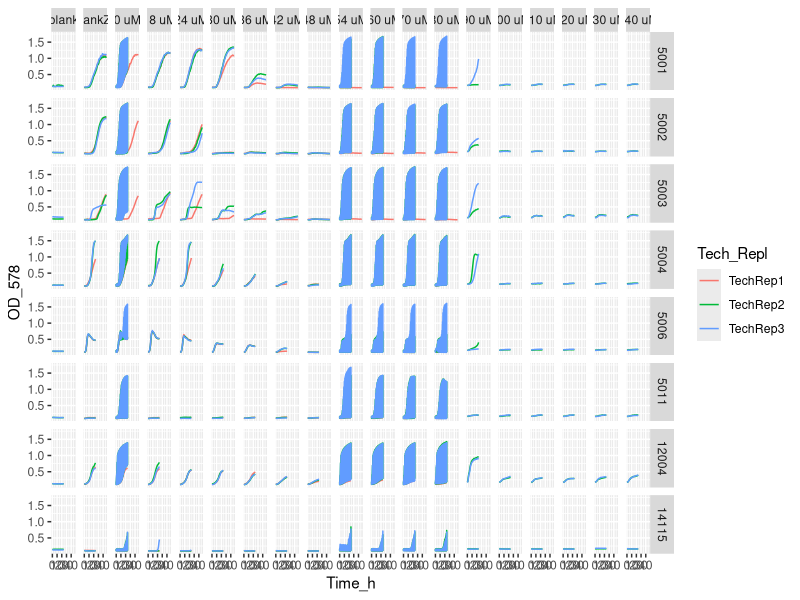
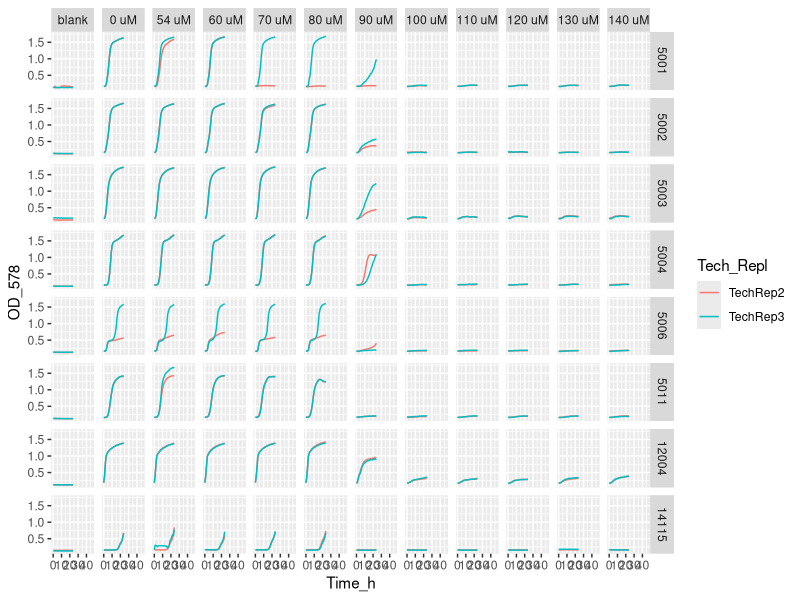
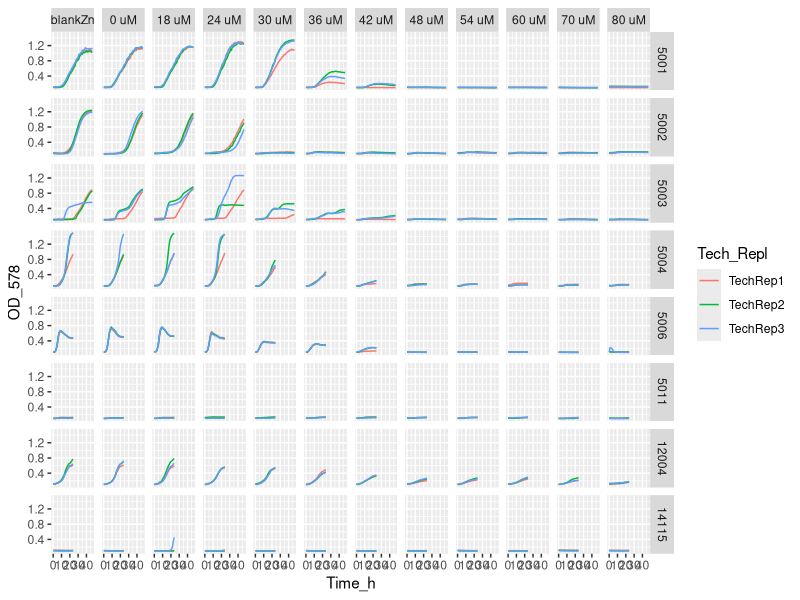
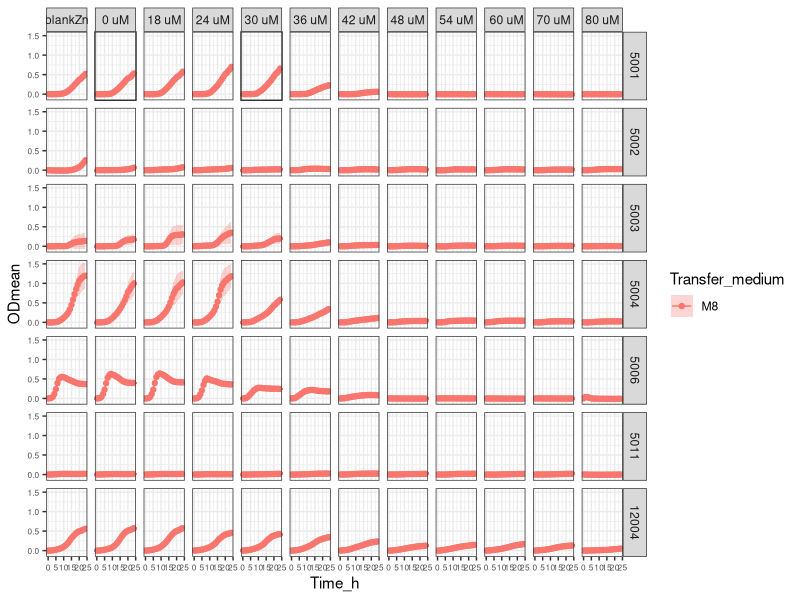
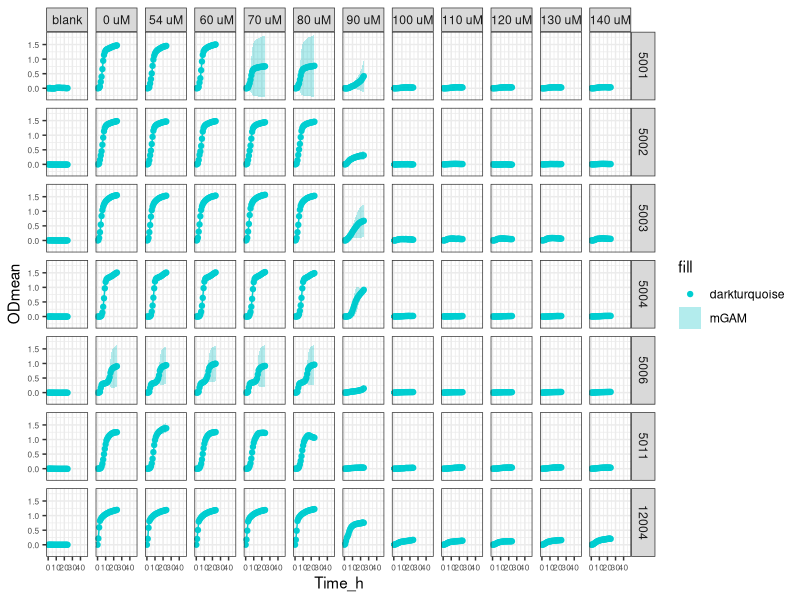

Generate these figures, in order, with R:
setwd("~/ITQB/Plate readings/Exp10_6plates_22112023")

library(tidyverse)

library(readxl)
Exp10 <- Exp10_6plates_22112023 <- read_excel("Exp10_6plates_22112023_final_final.xlsx")
View(Exp10) 

Exp10_v1 <- Exp10 %>%
  pivot_longer(names_to = "Condition", values_to = "OD_578", cols = -Time_h)
Exp10_v1
View(Exp10_v1)


Exp10_v2 <- separate(Exp10_v1, Condition, 
                     c("Strain",
                       "Transfer_medium",
                       "Zn_condition", 
                       "Tech_Repl",
                       "Biol_Repl",
                       "TPEN_conc",
                       "Well_number"), 
                     sep = "_", remove = FALSE,
                     convert = FALSE)
View(Exp10_v2)

Exp10_v2$OD_578 <- as.numeric (Exp10_v2$OD_578) #Because OD_578 values are character

Exp10_v2$TPEN_conc <- factor(Exp10_v2$TPEN_conc, levels = c("ctrTPENcells",
                                                            "ctrTPENwZn",
                                                            "ctrTPEN",
                                                            "3.6",
                                                            "4.8",
                                                            "6",
                                                            "7.2",
                                                            "8.4",
                                                            "9.6",
                                                            "10.8",
                                                            "12",
                                                            "14",
                                                            "16",
                                                            "18",
                                                            "20",
                                                            "22",
                                                            "24",
                                                            "26",
                                                            "28"))

Exp10_v2 <- Exp10_v2 %>% mutate(TPEN_conc = recode (TPEN_conc,
                                                    "ctrTPENcells" = "blank",
                                                    "ctrTPENwZn" = "blankZn",
                                                    "ctrTPEN" = "0 uM",
                                                    "3.6"= "18 uM",
                                                    "4.8"= "24 uM",
                                                    "6" = "30 uM",
                                                    "7.2" = "36 uM",
                                                    "8.4" = "42 uM",
                                                    "9.6" = "48 uM",
                                                    "10.8" = "54 uM",
                                                    "12" = " 60 uM",
                                                    "14" = "70 uM",
                                                    "16" = "80 uM",
                                                    "18" = "90 uM",
                                                    "20" = "100 uM",
                                                    "22" = "110 uM",
                                                    "24" = "120 uM",
                                                    "26" = "130 uM",
                                                    "28" = "140 uM"))

Exp10_v2$Strain <- factor(Exp10_v2$Strain, levels = c("5001",
                                                    "5002",
                                                    "5003",
                                                    "5004",
                                                    "5006",
                                                    "5011",
                                                    "12004",
                                                    "14115"))

Exp10_v2 %>%
  ggplot(aes(x= Time_h, y=OD_578, color = Tech_Repl)) +
  geom_line() +
  facet_grid (Strain ~ TPEN_conc)


Exp10_v2 %>% filter (Transfer_medium == "mGAM") %>%
  ggplot(aes(x= Time_h, y=OD_578, color = Tech_Repl)) +
  geom_line() +
  facet_grid (Strain ~ TPEN_conc)

Exp10_v2 %>% filter (Transfer_medium == "M8") %>%
  ggplot(aes(x= Time_h, y=OD_578, color = Tech_Repl)) +
  geom_line() +
  facet_grid (Strain ~ TPEN_conc)


Exp10_v3<- Exp10_v2 %>% group_by(Strain, Transfer_medium, Zn_condition, Tech_Repl, Biol_Repl, Well_number) %>%
  mutate(blank = Time_h ==0)

View(Exp10_v3)

Exp10_v4 <- Exp10_v3 %>%
  group_by(Strain, Transfer_medium, Zn_condition, Tech_Repl, Biol_Repl, Well_number) %>%
  mutate(OD = OD_578 - OD_578[blank]) %>%
  ungroup()


View(Exp10_v4)

#Obtain the mean and sd
Exp10_v5 <- Exp10_v4 %>% group_by(Time_h, Strain, Transfer_medium, TPEN_conc) %>%
  summarise(ODmean = mean(OD), sdOD = sd(OD), n())

Exp10_v5$Strain <- factor(Exp10_v5$Strain, levels = c("5001",
                                                     "5002",
                                                     "5003",
                                                     "5004",
                                                     "5006",
                                                     "5011",
                                                     "12004",
                                                     "14115"                    
))


Exp10_v5 <- Exp10_v5 %>% mutate(TPEN_conc = recode (TPEN_conc,
                                                    "ctrTPENcells" = "blank",
                                                    "ctrTPENwZn" = "blankZn",
                                                    "ctrTPEN" = "0 uM",
                                                    "3.6"= "18 uM",
                                                    "4.8"= "24 uM",
                                                    "6" = "30 uM",
                                                    "7.2" = "36 uM",
                                                    "8.4" = "42 uM",
                                                    "9.6" = "48 uM",
                                                    "10.8" = "54 uM",
                                                    "12" = " 60 uM",
                                                    "14" = "70 uM",
                                                    "16" = "80 uM",
                                                    "18" = "90 uM",
                                                    "20" = "100 uM",
                                                    "22" = "110 uM",
                                                    "24" = "120 uM",
                                                    "26" = "130 uM",
                                                    "28" = "140 uM"))


# stocks conc / 0.001(mM --> uM) / d.f (=2)--> conc TPEN (now in the table)


# Filter the data for the first 24 hours - M8
Exp10_v24h <- Exp10_v5 %>% filter(Time_h <= 24)
                            

#Filter strains which did not use - M8
Exp10_filtered <- Exp10_v24h %>%  
  filter(Strain != "14115") 

# Plot the data filtered for the first 24 hours
Exp10_filtered %>% 
  filter(Transfer_medium == "M8") %>%
  ggplot(aes(x = Time_h, y = ODmean, color = Transfer_medium)) +
  geom_point() +
  geom_line() +
  geom_ribbon(aes(ymin = ODmean - sdOD, ymax = ODmean + sdOD, fill = Transfer_medium),
              alpha = 0.3, colour = NA) +
  facet_grid(Strain ~ TPEN_conc) +
  theme_bw() +
  theme(axis.text = element_text(size = 6))  # Adjust axis text size if needed

#Filter strains which did not use
Exp10_v5_filtered <- Exp10_v5 %>%  
  filter(Strain != "14115")

Exp10_v5_filtered  %>% filter (Transfer_medium == "mGAM") %>%
  ggplot(aes(x = Time_h,
             y = ODmean,
             color = Transfer_medium,
             fill = "darkturquoise"
  )) +
  geom_point(color = "darkturquoise") + 
  geom_line(color = "darkturquoise") +
  geom_ribbon(aes(ymin=ODmean-sdOD, ymax=ODmean+sdOD, fill = Transfer_medium),
              alpha = 0.3, colour = NA) +
  facet_grid (Strain ~ TPEN_conc) +
  theme_bw() +
  theme(
    axis.text = element_text(size = 6)  # Decrease the size of the numbers on the axes
  )
